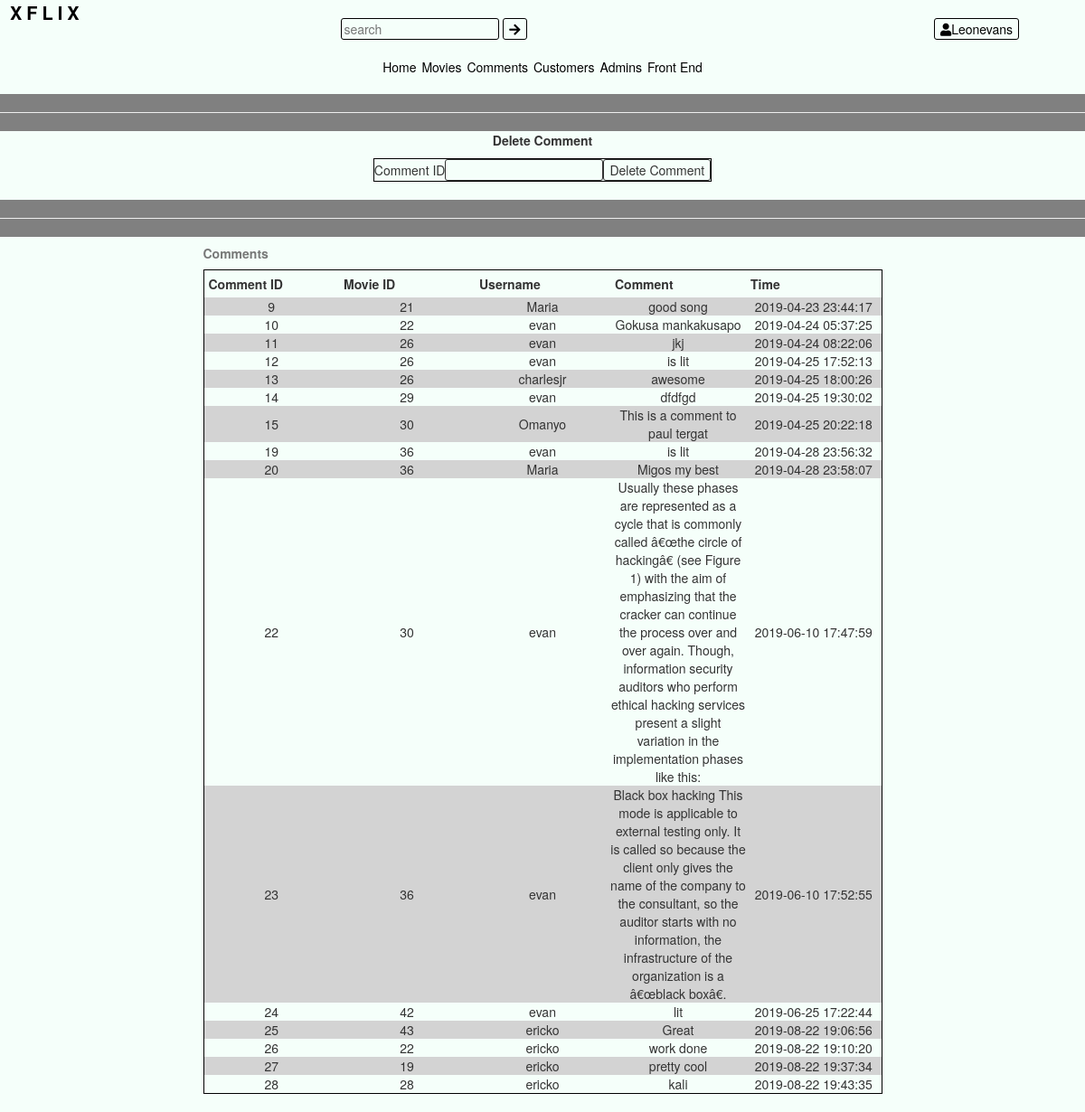
The app's page /project/admcomments.php (signed in) with its own data.
### tables this page shows
CREATE TABLE `comments` (
  `comments_id` int(11) NOT NULL,
  `movie_ID` int(11) NOT NULL,
  `username` varchar(100) NOT NULL,
  `comment` text NOT NULL,
  `Time` timestamp NOT NULL DEFAULT CURRENT_TIMESTAMP ON UPDATE CURRENT_TIMESTAMP
);

### project/select_comments.php (the view)
<?php
require_once('dbconnection.php');
$select="select * from comments";
$result=mysqli_query($conn,$select) or die("Error accessing comments. ".mysqli_error($conn));
if(mysqli_num_rows($result)>0){
	echo "<table align='center'><caption><b> Comments </b></caption>
	<tr><th>Comment ID</th><th> Movie ID</th><th> Username </th><th> Comment</th>
	<th> Time</th></tr>";
	while($row=mysqli_fetch_assoc($result) ){
		echo "<tr><td>".$row['comments_id']."</td><td>".$row['movie_ID']."</td><td>".$row['username']."</td><td>".$row['comment']."</td><td>".$row['Time']."</td></tr>";
	}
	echo "</table>";
}
else{
	echo "No Comments  available";
}
?>

### project/admcomments.php (shortened to what this page needs)
<!DOCTYPE html>
<html>
<head>
<link rel="stylesheet" href="https://cdnjs.cloudflare.com/ajax/libs/font-awesome/4.7.0/css/font-awesome.min.css">
<link rel="stylesheet" href="https://maxcdn.bootstrapcdn.com/bootstrap/3.3.7/css/bootstrap.min.css">
<link rel="stylesheet" href="https://use.fontawesome.com/releases/v5.7.0/css/all.css">
<link rel="stylesheet" href="backstyle.css">
</head>
<body>
<header >
<br>
<p id="background"><a href="home.php"><b>XFLIX</b></a></p>
<div class="search">
<form action="admcomments.php" method="post">
	<input type="search" name="comment" placeholder="search">
	<button type="submit" name="search"><i class="fa fa-arrow-right"></i></button>
</form>
</div>
<div class="signin">
	<?php if(isset($_SESSION['Admin'])){ ?>
			<div class="signdropdown">
			<button value=""><i class="fa fa-user"></i><?php echo $_SESSION['Admin'];?></button>
			</div>
	<?php } else{
				header("location:admsignin.php");
			}
	?>
</div>
<nav>
<br>
<a href="home.php">Home</a>
<a href="movies.php">Movies</a>
<a href="admcomments.php">Comments</a>
<a href="customers.php">Customers</a>
<a href="admins.php">Admins</a>
<a href="frontend\index.php">Front End</a>
<br>
<br>
</nav>
</header>
<hr>
<div id="comments">
	<div style="background-color: mintcream;">
		<p><b>Delete Comment</b></p>
		<form action="delete_comment.php" method="post">
			<table align='center'>
				<tr><td>Comment ID </td><td><input type="text" name="comment_id"></td><td><input type="submit" value="Delete Comment" name="delete"></td></tr>
			</table>
		</form>
		<br>
	</div>
<hr>
<div id="comments" style="background-color: mintcream;">
<?PHP
	if(isset($_POST['search'])){
		require('search_comment.php');
	}
	else{
		require('select_comments.php');
	}
?>
		<br>
	</div>
</div>
</body>
</html>

### project/backstyle.css (style rules this page uses)
body { background-image:url(11176.jpg); text-align:center; background-repeat:no-repeat; background-size:cover; background-color: grey; }
header { background-color:mintcream; color:black; height:; margin:0px; position:relative; }
#background { position:absolute; top:0; left:0; z-index:1; overflow:hidden; margin-left:5px; letter-spacing:5px; font-size:20px; }
.search { float:left; width:80%; }
.signin { float:left; width:20%; }
nav { clear:both; }
button { background-color:mintcream; border:0.5px solid; border-radius:3px; }
a { text-decoration:none; }
header a { color:black; background-color:; padding:1px; }
* { box-sizing:border-box; }
#background { position:absolute; top:0; left:0; z-index:1; overflow:hidden; margin-left:10px; letter-spacing:5px; font-size:20px; }
.signdropdown { position:relative; display:inline-block; }
input[type=search],input[type=submit],input[type=email],input[type=password],input[type=text],input[type=textarea] { background-color:mintcream; border:0.5px solid; border-radius:3px; }
#add td,th { width: 150px; }
#customers td,th { width: 150px; padding: 5px; }
#admins td,th { width: 150px; padding: 5px; }
table { border:1px solid black; }
#moviess td,th { width: 150px; padding: 5px; }
tr:nth-child(even) { background-color: lightgrey; }

### records on screen
comments: comments_id "9", movie_ID "21", username "Maria", comment "good song", Time "2019-04-23 23:44:17"
comments: comments_id "10", movie_ID "22", username "evan", comment "Gokusa mankakusapo", Time "2019-04-24 05:37:25"
comments: comments_id "11", movie_ID "26", username "evan", comment "jkj", Time "2019-04-24 08:22:06"
comments: comments_id "12", movie_ID "26", username "evan", comment "is lit", Time "2019-04-25 17:52:13"
comments: comments_id "13", movie_ID "26", username "charlesjr", comment "awesome", Time "2019-04-25 18:00:26"
comments: comments_id "14", movie_ID "29", username "evan", comment "dfdfgd", Time "2019-04-25 19:30:02"
comments: comments_id "15", movie_ID "30", username "Omanyo", comment "This is a comment to paul tergat", Time "2019-04-25 20:22:18"
comments: comments_id "19", movie_ID "36", username "evan", comment "is lit", Time "2019-04-28 23:56:32"
comments: comments_id "20", movie_ID "36", username "Maria", comment "Migos my best", Time "2019-04-28 23:58:07"
comments: comments_id "22", movie_ID "30", username "evan", comment "Usually these phases are represented as a cycle that is commonly called â€œthe circle of hackingâ€ (see Figure 1) with the aim of emphasizing that the cracker can continue the process over and over again. Though, information security auditors who perform ethical hacking services present a slight variation in the implementation phases like this:", Time "2019-06-10 17:47:59"
comments: comments_id "23", movie_ID "36", username "evan", comment "Black box hacking This mode is applicable to external testing only. It is called so because the client only gives the name of the company to the consultant, so the auditor starts with no information, the infrastructure of the organization is a â€œblack boxâ€.", Time "2019-06-10 17:52:55"
comments: comments_id "24", movie_ID "42", username "evan", comment "lit", Time "2019-06-25 17:22:44"
comments: comments_id "25", movie_ID "43", username "ericko", comment "Great", Time "2019-08-22 19:06:56"
comments: comments_id "26", movie_ID "22", username "ericko", comment "work done", Time "2019-08-22 19:10:20"
comments: comments_id "27", movie_ID "19", username "ericko", comment "pretty cool", Time "2019-08-22 19:37:34"
comments: comments_id "28", movie_ID "28", username "ericko", comment "kali", Time "2019-08-22 19:43:35"

### other values on screen
$_SESSION['Admin'] "Leonevans"
